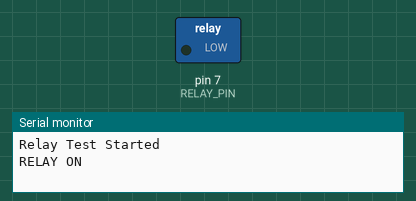
The sketch below on a simulated Arduino Uno, built with avr-gcc and run on an emulated ATmega328P. Parts: switched loads named in the sketch (green lamp = pin HIGH), the last lines printed to the serial monitor.

Above: at 1.5 s.
At 4.5 s:
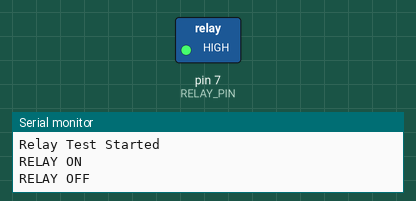
Timing chart, 0 to 7.8 s (numbered marks = the images above):
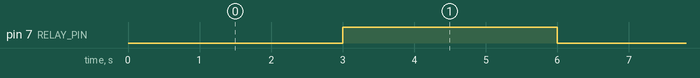

The sketch:

1_Channel_Relay.ino
```cpp
#define RELAY_PIN 7

void setup() {
  Serial.begin(9600);

  pinMode(RELAY_PIN, OUTPUT);

  Serial.println("Relay Test Started");
}

void loop() {

  // Relay ON
  digitalWrite(RELAY_PIN, LOW);
  Serial.println("RELAY ON");

  delay(3000);

  // Relay OFF
  digitalWrite(RELAY_PIN, HIGH);
  Serial.println("RELAY OFF");

  delay(3000);
}
```

Measured:
- by itself, pin 7 (RELAY_PIN): alternates HIGH for 3.0 s and LOW for 3.0 s
